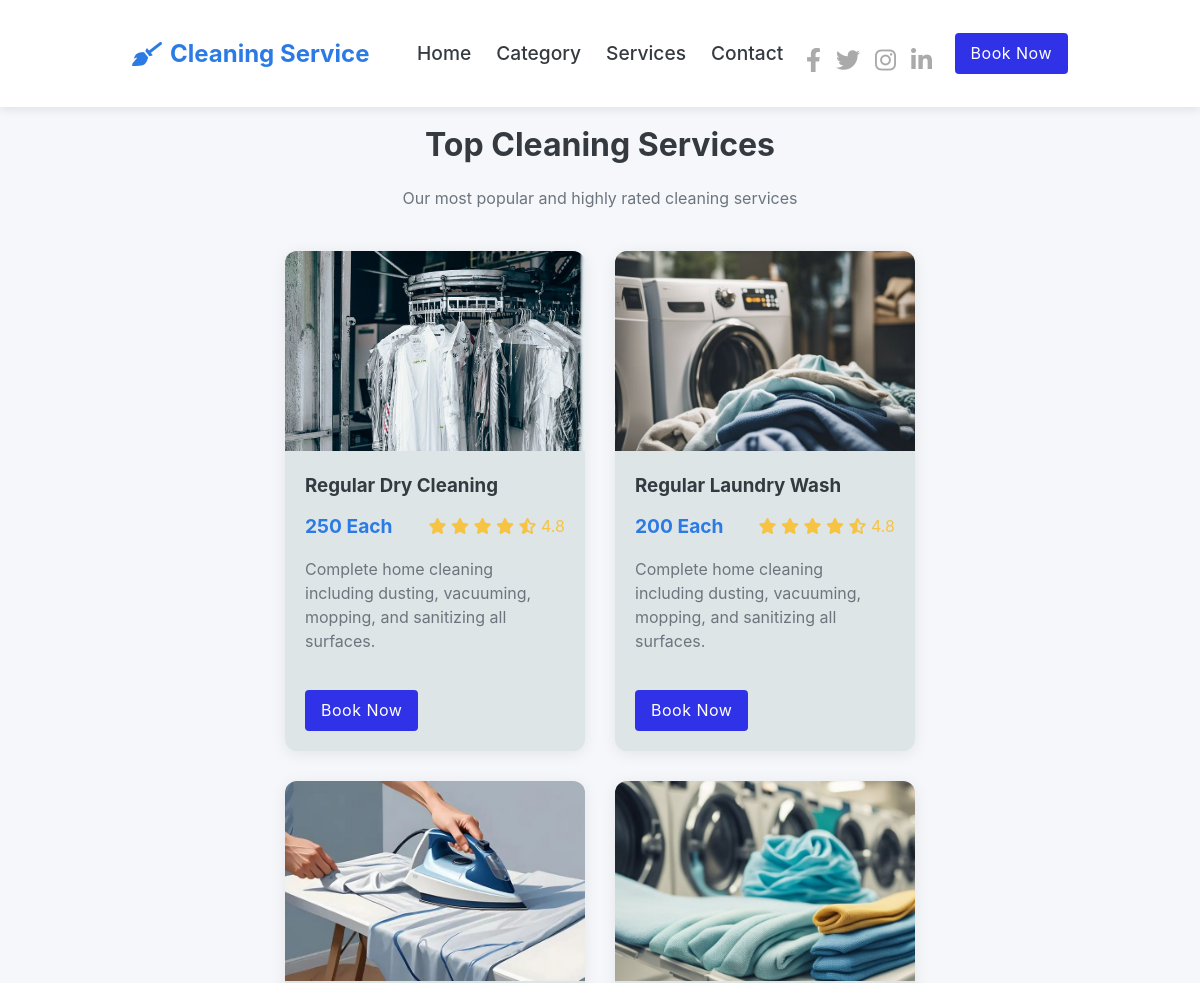
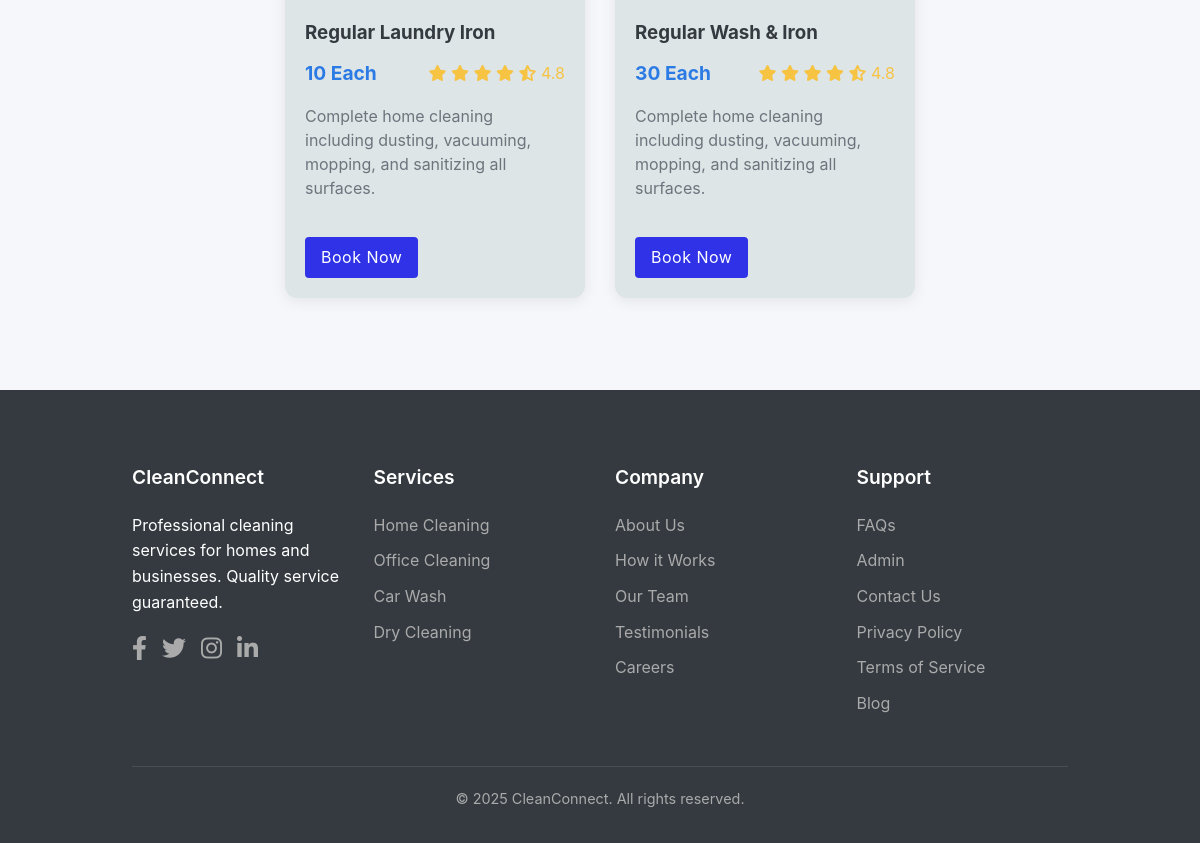
The page /category-services.php?category_title=Laundry on the database its author committed (2 pictures, top to bottom).
### tables this page shows
CREATE TABLE `service` (
  `Id` int(11) NOT NULL,
  `Title` varchar(150) NOT NULL,
  `Description` varchar(255) NOT NULL,
  `Price` decimal(10,0) NOT NULL,
  `Price_des` varchar(20) NOT NULL,
  `Image_Name` varchar(255) NOT NULL,
  `Category_Title` varchar(100) NOT NULL,
  `Active` varchar(10) NOT NULL
);

### category-services.php (the view, shortened to what this page needs)
<?php include('partial-front/header.php'); ?>
<?php
if (isset($_GET['category_title'])) {
    $title = $_GET['category_title'];
    ?>
    <section class="container">
        <div class="section-title">
            <h2>Top Cleaning Services</h2>
            <p>Our most popular and highly rated cleaning services</p>
        </div>
        <?php
        $sql = "SELECT * FROM service WHERE Category_Title='$title' AND Active = 'Yes'";
        $res = mysqli_query($conn, $sql);
        $count = mysqli_num_rows($res);
        if ($count > 0) {
            ?>
            <div class="services">
                <?php
                while ($rows = mysqli_fetch_assoc($res)) {
                    $ID = $rows['Id'];
                    $service_title = $rows['Title'];
                    $price = $rows['Price'];
                    $price_des = $rows['Price_des'];
                    $image_name = $rows['Image_Name'];
                    ?>
                    <div class="service-card">
                        <img src="images/services/<?php echo $image_name; ?>" alt="<?php echo $service_title; ?> Cleaning" class="service-img" />
                        <div class="service-content">
                            <h3>Regular <?php echo $service_title; ?></h3>
                            <div class="service-meta">
                                <div class="service-price">
                                    <?php echo $price; ?><span><?php echo  " ",$price_des; ?></span>
                                </div>
                                <div class="service-rating">
                                    <i class="fas fa-star"></i>
                                    <i class="fas fa-star"></i>
                                    <i class="fas fa-star"></i>
                                    <i class="fas fa-star"></i>
                                    <i class="fas fa-star-half-alt"></i>
                                    <span>4.8</span>
                                </div>
                            </div>
                            <p class="service-desc">
                                Complete home cleaning including dusting, vacuuming, mopping, and sanitizing all surfaces.
                            </p>
                            <a href="user_info.php?id=<?php echo $ID; ?>" class="btn btn-primary">Book Now</a>
                        </div>
                    </div>
                    <?php
                }
                ?>
            </div>
            <?php
        } else{
            echo "No Service Available Right Now";
        }
        ?>
    </section>
    <?php
} else {
    header('location:' . SITEURL . 'index.php');
}
?>
<?php include('partial-front/footer.php'); ?>

### css/styles.css (style rules this page uses)
:root { --primary: #2c7be5; --primary-dark: #1a68d1; --secondary: #6c757d; --light: #f8f9fa; --dark: #343a40; --success: #00d97e; --danger: #e63757; --warning: #f6c343; --info: #39afd1; }
* { margin: 0; padding: 0; box-sizing: border-box; font-family: "Segoe UI", Tahoma, Geneva, Verdana, sans-serif; }
body { background-color: #f5f7fb; color: #333; line-height: 1.6; }
.container { width: 80%; margin: 0 auto; padding: 1%; }
.btn { padding: 10px 20px; border-radius: 4px; font-weight: 500; text-decoration: none; cursor: pointer; transition: all 0.3s; border: none; }
.btn-primary { background-color: var(--primary); color: white; }
.section-title { text-align: center; margin-bottom: 40px; }
.section-title h2 { font-size: 2rem; color: var(--dark); margin-bottom: 15px; }
.section-title p { color: var(--secondary); max-width: 600px; margin: 0 auto; }
.services { display: flex; flex-wrap: wrap; justify-content: center; gap: 30px; margin-bottom: 80px; }
.service-card { width: 300px; height: 500px; background-color: rgb(222, 229, 231); border-radius: 12px; overflow: hidden; box-shadow: 0 3px 15px rgba(0, 0, 0, 0.08); transition: transform 0.4s ease, box-shadow 0.4s ease; display: flex; flex-direction: column; }
.service-img { height: 200px; width: 100%; object-fit: cover; transition: transform 0.5s ease; }
.service-content { padding: 20px; flex-grow: 1; display: flex; flex-direction: column; }
.service-content h3 { margin-bottom: 10px; color: var(--dark); transition: color 0.3s ease; }
.service-meta { display: flex; justify-content: space-between; align-items: center; margin-bottom: 15px; }
.service-price { color: var(--primary); font-weight: bold; font-size: 1.2rem; }
.service-rating { color: var(--warning); }
.service-desc { color: var(--secondary); margin-bottom: 20px; line-height: 1.5; flex-grow: 1; }
.btn-primary { display: inline-block; padding: 10px 20px; text-align: center; background-color: var(--primary); color: white; border-radius: 5px; text-decoration: none; transition: background-color 0.3s ease, transform 0.2s ease; align-self: flex-start; }

### css/admin.css (style rules this page uses)
* { margin: 0; padding: 0; font-family: -apple-system, BlinkMacSystemFont, "Segoe UI", Roboto, Oxygen-Sans, Ubuntu, Cantarell, "Helvetica Neue", sans-serif; }
.btn-primary { display: inline-block; padding: 8px 16px; background-color: #2f32e6; color: white; text-decoration: none; border-radius: 4px; font-weight: normal; transition: all 0.2s ease; border: none; box-shadow: none; letter-spacing: 0.5px; }

### rows shown on the page
service: Image_Name (picture), Title "Dry Cleaning", Price "250", Price_des "Each"
service: Image_Name (picture), Title "Laundry Wash", Price "200", Price_des "Each"
service: Image_Name (picture), Title "Laundry Iron", Price "10", Price_des "Each"
service: Image_Name (picture), Title "Wash & Iron", Price "30", Price_des "Each"
